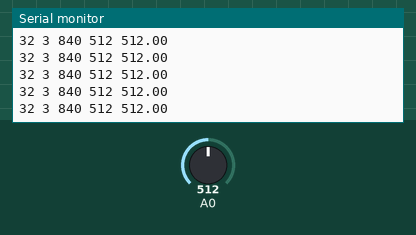
A sketch run on a simulated Arduino Uno, built with avr-gcc and run on an emulated ATmega328P. Shown: the last lines printed to the serial monitor. The inputs (shaded band) are chosen by the test bench; at power-on: A0 = 512.

Above: at 1.2 s.
1.3 s: A0 set to 111
At 1.9 s:
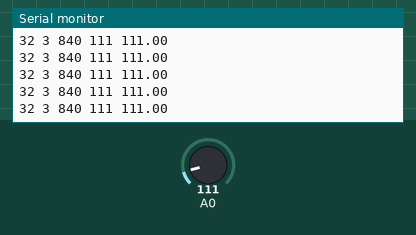
2.8 s: A0 set to 89
At 3.7 s:
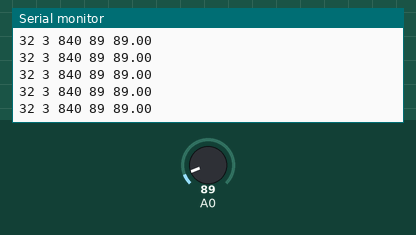
5.8 s: A0 set to 11
At 6.3 s:
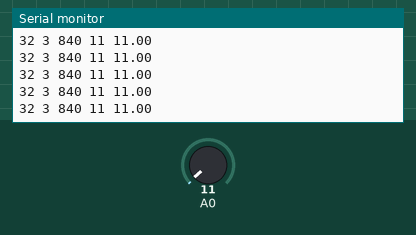
8.8 s: A0 set to 8
At 9.3 s:
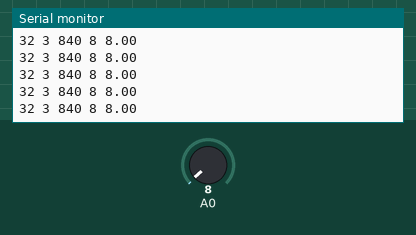
Timing chart, 0 to 11.8 s (numbered marks = the images above; inputs shaded):
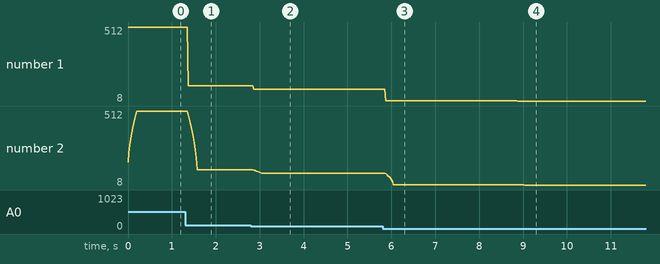

Measured:
- after the input at 1.3 s, the serial monitor: prints a new line after 0.08 s (image 1)
- after the input at 2.8 s, the serial monitor: prints a new line after 0.06 s (image 2)
- after the input at 5.8 s, the serial monitor: prints a new line after 0.07 s (image 3)
- after the input at 8.8 s, the serial monitor: prints a new line after 0.07 s (image 4)
- plotted number 1: 512 → 111 after the input at 1.3 s, 111 → 89 after the input at 2.8 s, 89 → 11 after the input at 5.8 s, 11 → 8 after the input at 8.8 s
- plotted number 2: 512 → 111 after the input at 1.3 s, 111 → 89 after the input at 2.8 s, 89 → 11 after the input at 5.8 s, 11 → 8 after the input at 8.8 s

The sketch:

arduino_emg.ino
```cpp
int emgReadings[10];
int currentIndex = 0;

void setup() {
  Serial.begin(9600);
  for (int i; i < 10; i++) {
    emgReadings[i] = 0;
  }
}

void loop() {
  int lowerbit = 800 % 256;
  int upperbit = (800 >> 8) % 256;
  Serial.print(lowerbit);  //Tofreezethelowerlimit
  Serial.print(" ");
  Serial.print(upperbit);  //Tofreezethelowerlimit
  Serial.print(" ");
  Serial.print("840");  //Tofreezetheupperlimit
  Serial.print(" ");

  int sensorValue = analogRead(A0);
  emgReadings[currentIndex] = sensorValue;
  Serial.print(sensorValue);
  Serial.print(" ");

  // Serial.println(sensorValue);
  // for(int i = 0; i < 10; i++) {
  //   // Serial.print(emgReadings[i]);
  //   Serial.print(" ");
  // }
  // Serial.println("");

  unsigned long squaredSum = 0;
  for(int i = 0; i < 10; i++) {
    squaredSum += pow(emgReadings[i], 2);
  }
  // Serial.println(squaredSum);

  float average = squaredSum / 10;
  float rms = sqrt(average);

  Serial.print(rms);
  Serial.println("");

  currentIndex++;
  if(currentIndex >= 10) {
    currentIndex = 0;
  }
}
```
